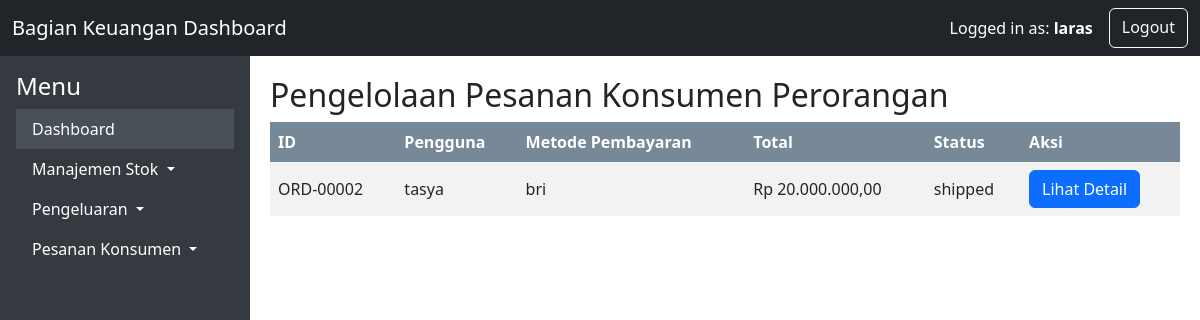
Screenshot of /bagian_keuangan/manage_company_orders.php (signed in) with the database file from the repository.
### tables this page shows
CREATE TABLE `orders` (
  `id` int(11) NOT NULL,
  `user_id` int(11) NOT NULL,
  `order_code` varchar(20) NOT NULL,
  `total` decimal(10,2) NOT NULL,
  `created_at` timestamp NOT NULL DEFAULT current_timestamp(),
  `updated_at` timestamp NOT NULL DEFAULT current_timestamp() ON UPDATE current_timestamp(),
  `address` varchar(255) NOT NULL,
  `shipping_method` varchar(50) NOT NULL,
  `payment_method` varchar(50) NOT NULL,
  `status` varchar(50) NOT NULL DEFAULT 'pending',
  `tracking_number` varchar(255) DEFAULT NULL,
  `shipping_cost` decimal(10,2) DEFAULT NULL,
  `payment_proof` varchar(255) DEFAULT NULL,
  `rejection_notes` text DEFAULT NULL,
  `proofing_file` varchar(255) DEFAULT NULL
);

CREATE TABLE `users` (
  `id` int(11) NOT NULL,
  `user_code` varchar(20) DEFAULT NULL,
  `username` varchar(50) NOT NULL,
  `password` varchar(255) NOT NULL,
  `email` varchar(100) NOT NULL,
  `role` enum('admin','individual','company','bagian_produksi','bagian_keuangan','bagian_pengiriman','bagian_praproduksi','pemilik') NOT NULL,
  `created_at` timestamp NOT NULL DEFAULT current_timestamp(),
  `email_verified` tinyint(1) DEFAULT 0,
  `verification_code` varchar(255) DEFAULT NULL
);

### bagian_keuangan/manage_company_orders.php (the view, shortened to what this page needs)
<?php
include '../includes/db.php';
$stmt = $conn->prepare("SELECT orders.*, users.username FROM orders JOIN users ON orders.user_id = users.id WHERE users.role = 'company' ORDER BY orders.id DESC");
$stmt->execute();
$result = $stmt->get_result();
$orders = $result->fetch_all(MYSQLI_ASSOC);
?>
<!DOCTYPE html>
<html>
<head>
    <link href="https://cdn.jsdelivr.net/npm/bootstrap@5.3.3/dist/css/bootstrap.min.css" rel="stylesheet">
</head>
<body>
<nav class="navbar navbar-dark bg-dark">
        <div class="container-fluid">
            <a class="navbar-brand" href="#">Bagian Keuangan Dashboard</a>
            <div class="d-flex">
                <div class="navbar-text text-white me-3">
                    Logged in as: <strong><?php echo htmlspecialchars($_SESSION['username']); ?></strong>
                </div>
                <a class="btn btn-outline-light" href="logout.php">Logout</a>
            </div>
        </div>
    </nav>
    <div class="main-content">
        <div class="sidebar">
            <div class="p-3">
                <h4>Menu</h4>
                <ul class="nav flex-column">
                    <li class="nav-item">
                        <a class="nav-link active" aria-current="page" href="dashboard.php">Dashboard</a>
                    </li>
                    <li class="nav-item dropdown">
                        <a class="nav-link dropdown-toggle" href="#" id="navbarDropdown" role="button" data-bs-toggle="dropdown" aria-expanded="false">
                            Manajemen Stok
                        </a>
                    </li>
                    <li class="nav-item dropdown">
                        <a class="nav-link dropdown-toggle" href="#" id="navbarDropdown" role="button" data-bs-toggle="dropdown" aria-expanded="false">
                            Pengeluaran
                        </a>
                    </li>
                    <li class="nav-item dropdown">
                        <a class="nav-link dropdown-toggle" href="#" id="navbarDropdown" role="button" data-bs-toggle="dropdown" aria-expanded="false">
                            Pesanan Konsumen
                        </a>
                    </li>
                </ul>
            </div>
        </div>
    <div class="content">
        <h2>Pengelolaan Pesanan Konsumen Perorangan</h2>
        <table>
            <tr>
                <th>ID</th>
                <th>Pengguna</th>
                <th>Metode Pembayaran</th>
                <th>Total</th>
                <th>Status</th>
                <th>Aksi</th>
            </tr>
            <?php foreach ($orders as $order): ?>
                <tr>
                    <td><?= $order['order_code'] ?></td>
                    <td><?= $order['username'] ?></td>
                    <td><?= $order['payment_method'] ?></td>
                    <td>Rp <?= number_format($order['total'], 2, ',', '.') ?></td>
                    <td><?= $order['status'] ?></td>
                    <td>
                        <a class="btn btn-primary" href="view_company_order.php?id=<?= $order['id'] ?>" role="button">Lihat Detail</a>
                    </td>
                </tr>
                <?php endforeach; ?>
            </table>
        </div>
</body>
</html>

### bagian_keuangan/manage_company_orders.php (style rules this page uses)
html, body { margin: 0; padding: 0; height: 100%; overflow: hidden; }
.main-content { display: flex; height: 100%; }
.navbar { position: sticky; top: 0; z-index: 1000; }
.sidebar { width: 250px; position: sticky; top: 0; background: #343a40; color: #fff; height: 100vh; overflow-y: auto; padding: 0; }
.sidebar .nav-link { color: #fff; }
.sidebar .nav-link.active { background: #495057; }
.content { flex: 1; overflow-y: auto; padding: 20px; height: calc(100vh - 56px); }
table { border-collapse: collapse; width: 100%; }
th, td { text-align: left; padding: 8px; }
tr:nth-child(even) { background-color: #f2f2f2; }
th { background-color: #778899; color: white; }

### rows the page displays
orders: order_code "ORD-00002", user.username "tasya", payment_method "bri", total "20.000.000,00", status "shipped"

### other values shown
$_SESSION['username'] "laras"
